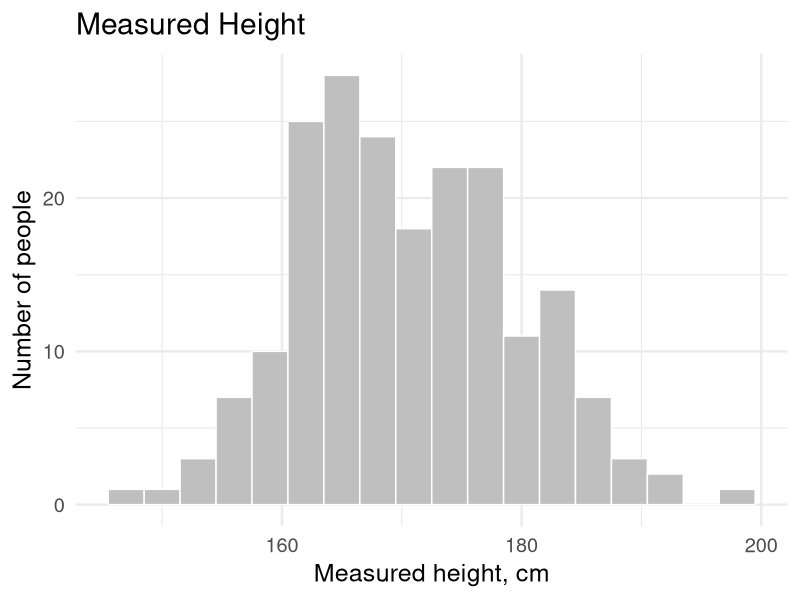
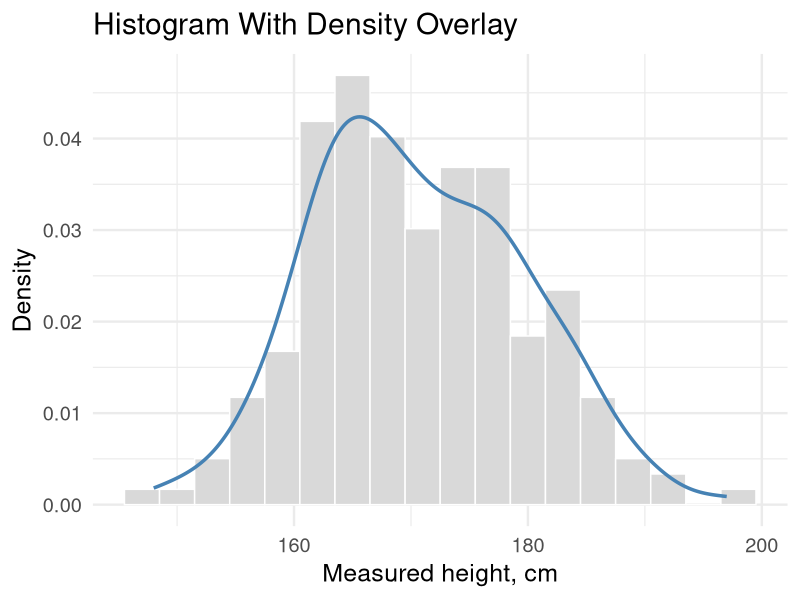
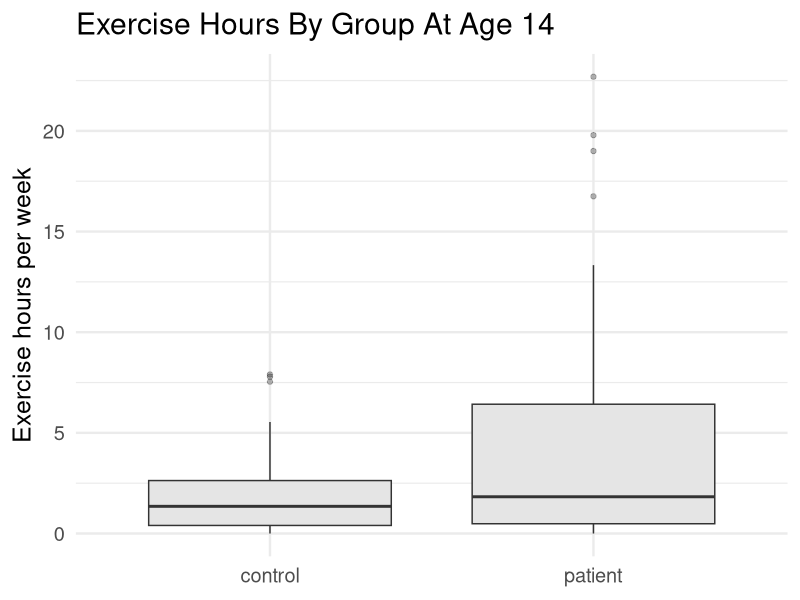
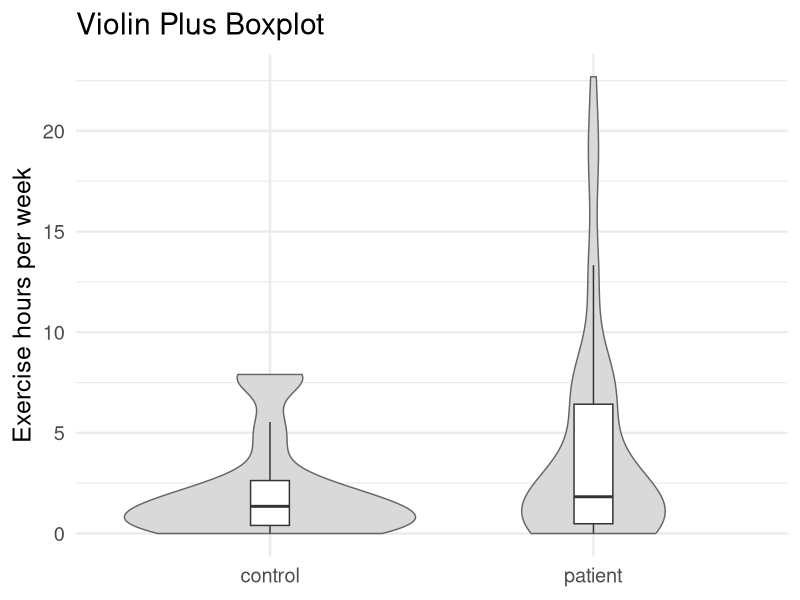
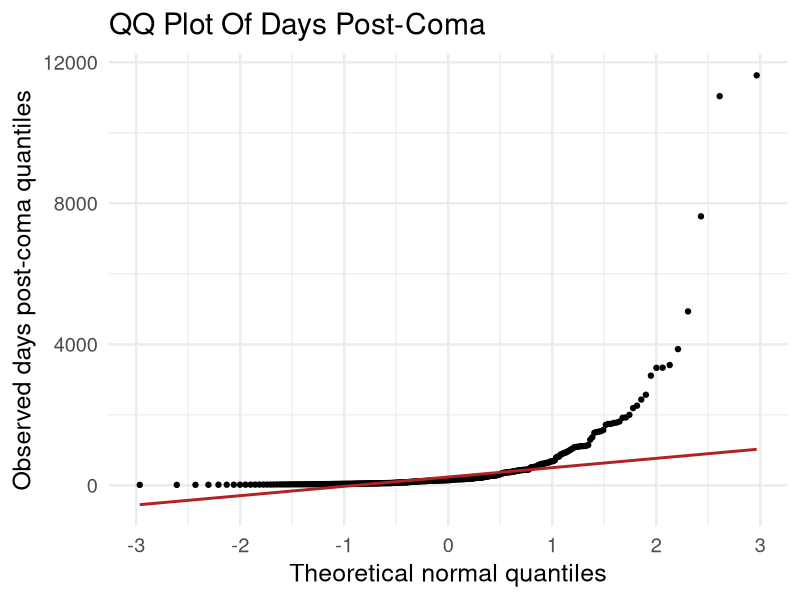
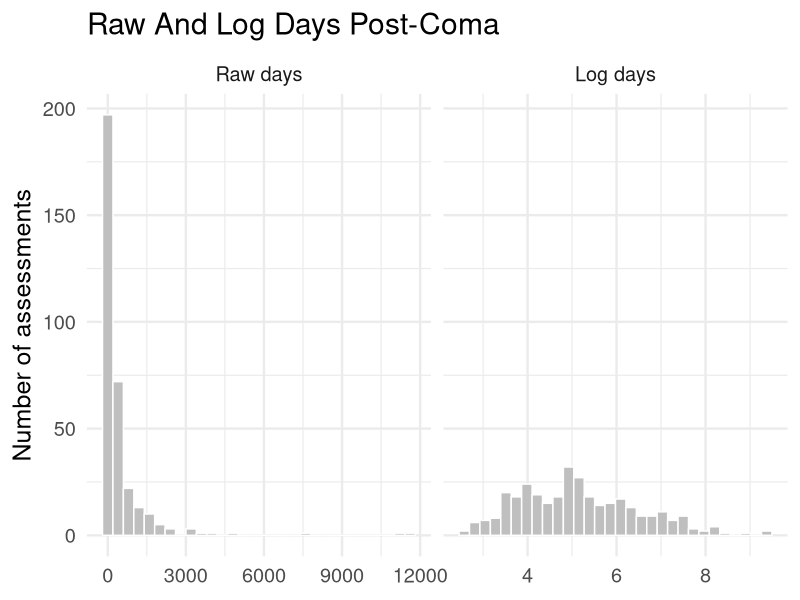

Recreate these plots in R, in order.
## ---- chunk 1
#| include: false
if (basename(getwd()) == "slides") {
  knitr::opts_knit$set(root.dir = dirname(getwd()))
}

library(dplyr)
library(ggplot2)
## ---- chunk 2
#| echo: false
#| message: false
#| warning: false
davis <- readr::read_csv("data/real/davis_height_weight.csv") |>
  filter(
    !is.na(height_cm),
    !likely_swapped_measured_values
  )

ggplot(davis, aes(x = height_cm)) +
  geom_histogram(binwidth = 3, fill = "gray75", color = "white") +
  labs(
    title = "Measured Height",
    x = "Measured height, cm",
    y = "Number of people"
  ) +
  theme_minimal(base_size = 18)
## ---- chunk 3
#| echo: false
#| message: false
#| warning: false
ggplot(davis, aes(x = height_cm)) +
  geom_histogram(
    aes(y = after_stat(density)),
    binwidth = 3,
    fill = "gray85",
    color = "white"
  ) +
  geom_density(color = "steelblue", linewidth = 1.2) +
  labs(
    title = "Histogram With Density Overlay",
    x = "Measured height, cm",
    y = "Density"
  ) +
  theme_minimal(base_size = 18)
## ---- chunk 4
#| echo: false
#| message: false
#| warning: false
exercise <- readr::read_csv("data/real/blackmore_davis_exercise_eating_disorders.csv") |>
  filter(age_years == 14, !is.na(exercise_hours_per_week))

ggplot(exercise, aes(x = group, y = exercise_hours_per_week)) +
  geom_boxplot(fill = "gray90", outlier.alpha = 0.35) +
  labs(
    title = "Exercise Hours By Group At Age 14",
    x = NULL,
    y = "Exercise hours per week"
  ) +
  theme_minimal(base_size = 18)
## ---- chunk 5
#| echo: false
#| message: false
#| warning: false
ggplot(exercise, aes(x = group, y = exercise_hours_per_week)) +
  geom_violin(fill = "gray85", color = "gray40") +
  geom_boxplot(width = 0.12, outlier.shape = NA, fill = "white") +
  labs(
    title = "Violin Plus Boxplot",
    x = NULL,
    y = "Exercise hours per week"
  ) +
  theme_minimal(base_size = 18)
## ---- chunk 6
#| echo: false
#| message: false
#| warning: false
recovery <- readr::read_csv("data/real/post_coma_recovery.csv") |>
  filter(!is.na(days_post_coma), days_post_coma > 0)

ggplot(recovery, aes(sample = days_post_coma)) +
  stat_qq() +
  stat_qq_line(color = "firebrick", linewidth = 1) +
  labs(
    title = "QQ Plot Of Days Post-Coma",
    x = "Theoretical normal quantiles",
    y = "Observed days post-coma quantiles"
  ) +
  theme_minimal(base_size = 18)
## ---- chunk 7
#| echo: false
#| message: false
#| warning: false
recovery_scales <- recovery |>
  transmute(
    `Raw days` = days_post_coma,
    `Log days` = log(days_post_coma)
  ) |>
  tidyr::pivot_longer(
    cols = everything(),
    names_to = "scale",
    values_to = "value"
  ) |>
  mutate(
    scale = factor(scale, levels = c("Raw days", "Log days"))
  )

ggplot(recovery_scales, aes(x = value)) +
  geom_histogram(bins = 30, fill = "gray75", color = "white") +
  facet_wrap(~ scale, scales = "free_x") +
  labs(
    title = "Raw And Log Days Post-Coma",
    x = NULL,
    y = "Number of assessments"
  ) +
  theme_minimal(base_size = 18)
